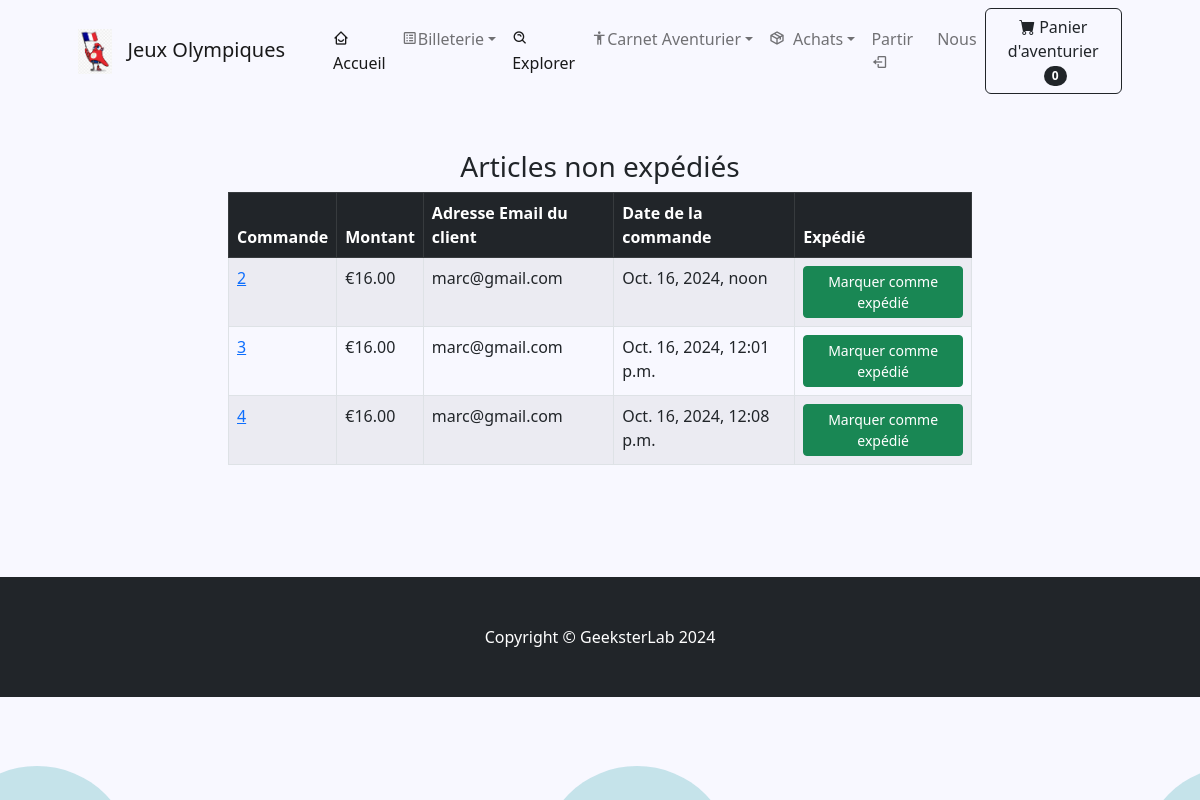
/paiement/not_shipped_dash (signed in), run on the app's committed database.
### paiement/models.py (models this page shows, shortened)
class Order(models.Model):
	user = models.ForeignKey(User, on_delete=models.CASCADE, null=True, blank=True)
	full_name = models.CharField(max_length=250)
	email = models.EmailField(max_length=250)
	shipping_address = models.TextField(max_length=15000)
	amount_paid = models.DecimalField(max_digits=7, decimal_places=2)
	date_ordered = models.DateTimeField(auto_now_add=True)
	shipped = models.BooleanField(default=False)
	date_shipped = models.DateTimeField(blank=True, null=True)

### paiement/views.py (the view, shortened to what this page needs)
# urls.py: path('not_shipped_dash', views.not_shipped_dash, name="not_shipped_dash"),
def not_shipped_dash(request):
	if request.user.is_authenticated and request.user.is_superuser:
		orders = Order.objects.filter(shipped=False)
		order_items = OrderItem.objects.filter(order__in=orders)
		return render(request, "paiement/not_shipped_dash.html", {"orders":orders})
	else:
		messages.success(request, "Accès refusé")
		return redirect('billetterie')

### panier/cart.py (called while the page is built)
	def __len__(self):
		return len(self.cart)

### panier/context_processors.py (called while the page is built)
def cart_summary(request):
    return {'panier': Cart(request)}

### paiement/templates/paiement/not_shipped_dash.html (shortened to what this page needs)
{% extends 'base.html' %}
{% block content %}
        <div class="container">
        	<div class="row">
        		<center>
        			<div class="col-8">
        				<br/><br/>
<h3>Articles non expédiés</h3>
<table class="table table-striped table-hover table-bordered">
  <thead class="table-dark">
    <tr>
      <th scope="col">Commande</th>
      <th scope="col">Montant</th>
      <th scope="col">Adresse Email du client</th>
      <th scope="col">Date de la commande</th>
      <th scope="col">Expédié</th>
    </tr>
  </thead>
  <tbody>
  	{% for item in orders %}
    <tr>
      <td><a href="{% url 'orders' item.id %}">{{ item.id }}</a></td>
      <td>€{{ item.amount_paid }}</td>
      <td>{{ item.email }}</td>
      <td>{{ item.date_ordered }}</td>
      <td>
        <form method="POST">
          <button type="Submit" class="btn btn-success btn-sm">Marquer comme expédié</button>
        </form>
      </td>
    </tr>
    {% endfor %}
  </tbody>
</table>
<br/><br/>
<br/><br/>
        			</div>
        		</center>
        	</div>
        </div>
{% endblock %}

### data on the page
Order: id "2", amount_paid "16.00", email "marc@gmail.com", date_ordered "Oct. 16, 2024, noon"
Order: id "3", amount_paid "16.00", email "marc@gmail.com", date_ordered "Oct. 16, 2024, 12:01 p.m."
Order: id "4", amount_paid "16.00", email "marc@gmail.com", date_ordered "Oct. 16, 2024, 12:08 p.m."

### other printed values
{{ panier|length }} "0"
